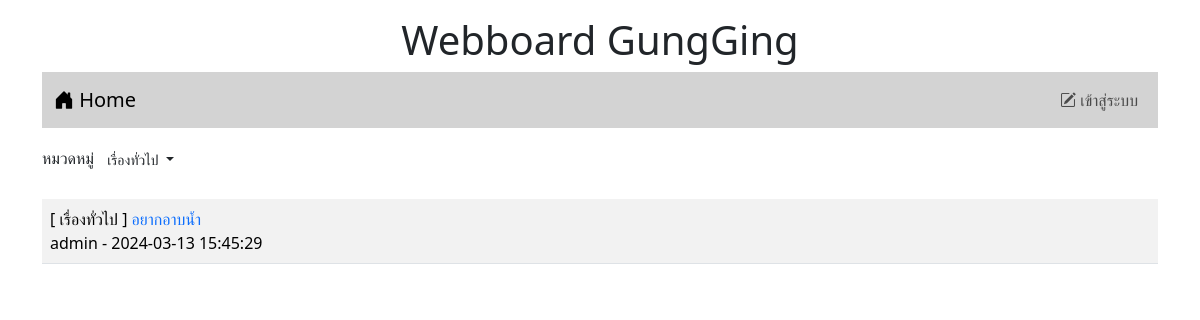
Page /index.php?id=1 on the committed database.
### tables this page shows
CREATE TABLE `category` (
  `id` int(11) NOT NULL,
  `name` varchar(32) NOT NULL
);

CREATE TABLE `post` (
  `id` int(11) NOT NULL,
  `title` varchar(128) NOT NULL,
  `content` varchar(2048) NOT NULL,
  `post_date` datetime NOT NULL,
  `cat_id` int(11) NOT NULL,
  `user_id` int(11) NOT NULL
);

CREATE TABLE `user` (
  `id` int(11) NOT NULL,
  `login` varchar(32) NOT NULL,
  `password` varchar(64) NOT NULL,
  `name` varchar(64) NOT NULL,
  `gender` char(1) NOT NULL,
  `email` varchar(32) NOT NULL,
  `role` char(1) NOT NULL
);

### index.php (the view, shortened to what this page needs)
<!DOCTYPE html>
<html lang="en">
<head>
    <link rel="stylesheet" href="bootstrap-5.3.2-dist/css/bootstrap.min.css">
    <link rel="stylesheet" href="https://cdn.jsdelivr.net/npm/bootstrap-icons@1.11.3/font/bootstrap-icons.min.css">
</head>
<body>
    <div class="container-lg">
    <h1 style="text-align: center;" class="mt-3">Webboard GungGing</h1>
<?php include "nav.php" ?>
<div class="mt-3 d-flex justify-content-between">
<div>
  <div>
  <label>หมวดหมู่</label>
   <span class="dropdown">
   <?php
     $conn=new PDO("mysql:host=localhost;dbname=webboard;charset=utf8","root","");
    ?>
    <button class="btn btn-white-50 btn-sm dropdown-toggle" type="button" data-bs-toggle="dropdown"
       aria-expanded="false">
           <?php
             if(isset($_GET['id'])){
              $sql="SELECT name FROM category WHERE id=$_GET[id]";
              foreach($conn->query($sql)as $row)
               echo "$row[name]";
                }else{
                     echo "--ทั้งหมด--";
                     }
                        ?>
                </button>
                    <?php
                    $sql="SELECT * FROM category";
    ?>
</span>
</div>
</div>
</div>
<table class="table table-striped mt-4 ">
        <?php
            $conn = new PDO("mysql:host=localhost;dbname=webboard;charset=utf8" , "root" , "");
            if(isset($_GET['id'])){
                $sql="SELECT category.name,post.title,post.id,user.login,post.post_date,user.id as 'user_id' FROM post
                INNER JOIN user  ON (post.user_id=user.id)
                INNER JOIN category  ON (post.cat_id=category.id)
                WHERE post.cat_id=$_GET[id]
                ORDER BY post.post_date DESC" ;
            }else{
                $sql="SELECT category.name,post.title,post.id,user.login,post.post_date,user.id as 'user_id' FROM post
                INNER JOIN user ON (post.user_id=user.id)
                INNER JOIN category ON (post.cat_id=category.id)
                ORDER BY post.post_date DESC" ;
            }
            $result=$conn->query($sql);
            while($row=$result->fetch()){
                echo "<tr><td class='d-flex'>
                <div class='flex-grow-1'>[ $row[0] ]<a href=post.php?id=$row[2]
                style=text-decoration:none> $row[1]</a><br>$row[3] - $row[4]</div>";
            }
        ?>
</table>
    </div>
</body>
</html>

### rows in the picture
category: name "เรื่องทั่วไป"
post: category.name "เรื่องทั่วไป", title "อยากอาบน้ำ", user.login "admin", post_date "2024-03-13 15:45:29"
